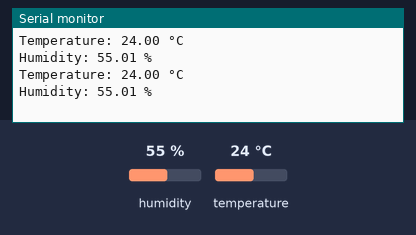
A sketch run on a simulated ESP32. Shown: the last lines printed to the serial monitor. Wiring (inferred from the names in the program): HTU21/Si7021 sensor at I2C address 0x40. The inputs (shaded band) are chosen by the test bench; at power-on: humidity 55 %, temperature 24 °C.

Above: at 2.8 s.
2.9 s: humidity set to 22 %
At 4.4 s:
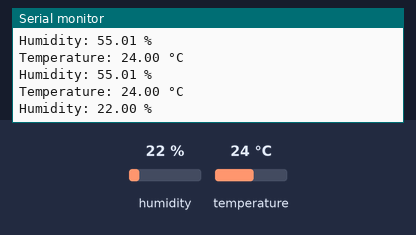
5.0 s: temperature set to 12 °C
At 6.7 s:
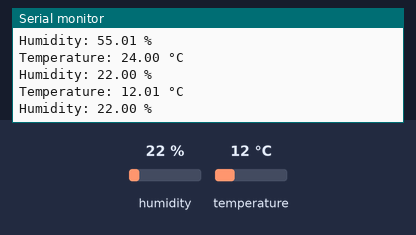
7.1 s: humidity set to 40 %
At 9.1 s:
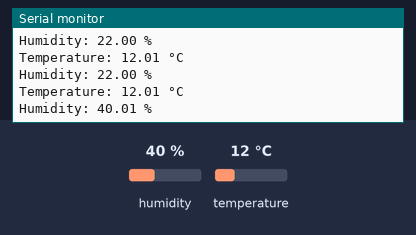
Timing chart, 0 to 10.6 s (numbered marks = the images above; inputs shaded):
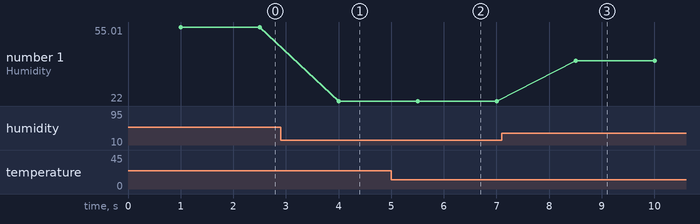

The sketch:

SHT21_gpt.ino
```cpp
#include <Wire.h>

#define SDA_PIN 21  // Pino SDA (conexão com o SHT21)
#define SCL_PIN 22 // Pino SCL (conexão com o SHT21)

void setup() {
  Serial.begin(115200);

  Wire.begin(SDA_PIN, SCL_PIN);  // Inicializa a comunicação I2C
}

void loop() {
  float temperature, humidity;

  // Inicia uma nova medição de temperatura e umidade
  Wire.beginTransmission(0x40);  // Endereço do sensor SHT21
  Wire.write(0xF3);  // Comando para medição de temperatura
  Wire.endTransmission();

  delay(500);  // Aguarda a conclusão da medição

  // Lê os dados da temperatura
  Wire.requestFrom(0x40, 3);  // Endereço do sensor SHT21 e quantidade de bytes a serem lidos
  if (Wire.available() == 3) {
    byte msb = Wire.read();
    byte lsb = Wire.read();
    byte crc = Wire.read();

    temperature = ((msb << 8) | lsb);
    temperature *= 175.72;
    temperature /= 65536;
    temperature -= 46.85;
  }

  // Inicia uma nova medição de umidade
  Wire.beginTransmission(0x40);  // Endereço do sensor SHT21
  Wire.write(0xF5);  // Comando para medição de umidade
  Wire.endTransmission();

  delay(500);  // Aguarda a conclusão da medição

  // Lê os dados da umidade
  Wire.requestFrom(0x40, 3);  // Endereço do sensor SHT21 e quantidade de bytes a serem lidos
  if (Wire.available() == 3) {
    byte msb = Wire.read();
    byte lsb = Wire.read();
    byte crc = Wire.read();

    humidity = ((msb << 8) | lsb);
    humidity *= 125;
    humidity /= 65536;
    humidity -= 6;
  }

  // Exibe as leituras no monitor serial
  Serial.print("Temperature: ");
  Serial.print(temperature, 2);
  Serial.println(" °C");

  Serial.print("Humidity: ");
  Serial.print(humidity, 2);
  Serial.println(" %");

  delay(500);
}
```

Measured:
- after the input at 2.9 s, the serial monitor: prints a new line after 1.1 s (image 1)
- after the input at 5.0 s, the serial monitor: prints a new line after 0.51 s (image 2)
- after the input at 7.1 s, the serial monitor: prints a new line after 1.4 s (image 3)
- plotted number 1: 55.01 → 22 after the input at 2.9 s, 22 → 40.01 after the input at 7.1 s
